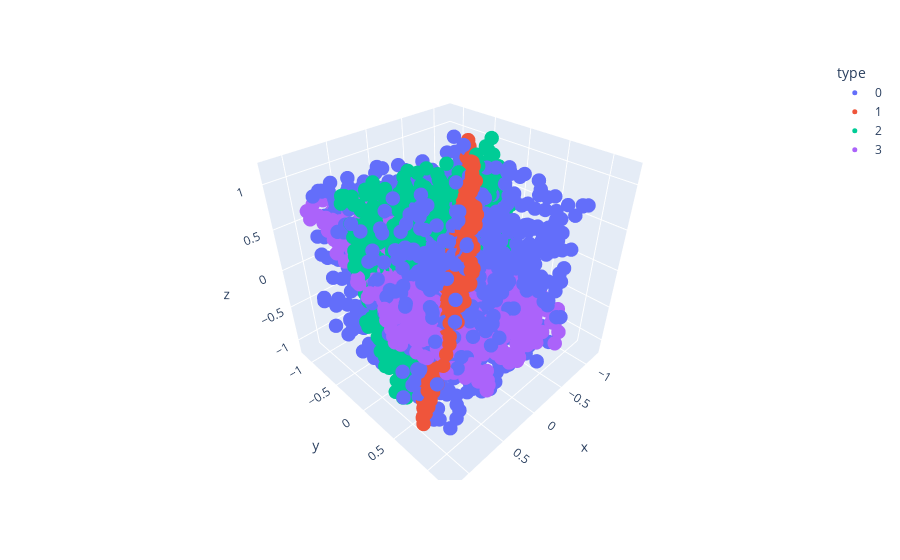

This figure's notebook cell:
### Code cell
df = pd.DataFrame(np.concatenate(orig_points, axis=0), columns=['x', 'y', 'z'])
df['type'] = sum([[f'{i}']*1000 for i in range(extra_modes+1)], [])
fig = px.scatter_3d(df, x='x', y='y', z='z', color='type', opacity=1)
fig.update_traces(marker={'size': 5})
fig.show()

### Figure 1 — Plotly figure (JSON) as saved in the notebook; plotly's stock layout.template omitted (floating-point values rounded to 4 significant figures; data arrays with more than 128 entries replaced by an {"elided": "..."} marker saying what was removed)
{"data": [{"hovertemplate": "type=0<br>x=%{x}<br>y=%{y}<br>z=%{z}<extra></extra>", "legendgroup": "0", "marker": {"color": "#636efa", "opacity": 1, "size": 5, "symbol": "circle"}, "mode": "markers", "name": "0", "scene": "scene", "showlegend": true, "type": "scatter3d", "x": {"elided": "1000 float values"}, "y": {"elided": "1000 float values"}, "z": {"elided": "1000 float values"}}, {"hovertemplate": "type=1<br>x=%{x}<br>y=%{y}<br>z=%{z}<extra></extra>", "legendgroup": "1", "marker": {"color": "#EF553B", "opacity": 1, "size": 5, "symbol": "circle"}, "mode": "markers", "name": "1", "scene": "scene", "showlegend": true, "type": "scatter3d", "x": {"elided": "1000 float values"}, "y": {"elided": "1000 float values"}, "z": {"elided": "1000 float values"}}, {"hovertemplate": "type=2<br>x=%{x}<br>y=%{y}<br>z=%{z}<extra></extra>", "legendgroup": "2", "marker": {"color": "#00cc96", "opacity": 1, "size": 5, "symbol": "circle"}, "mode": "markers", "name": "2", "scene": "scene", "showlegend": true, "type": "scatter3d", "x": {"elided": "1000 float values"}, "y": {"elided": "1000 float values"}, "z": {"elided": "1000 float values"}}, {"hovertemplate": "type=3<br>x=%{x}<br>y=%{y}<br>z=%{z}<extra></extra>", "legendgroup": "3", "marker": {"color": "#ab63fa", "opacity": 1, "size": 5, "symbol": "circle"}, "mode": "markers", "name": "3", "scene": "scene", "showlegend": true, "type": "scatter3d", "x": {"elided": "1000 float values"}, "y": {"elided": "1000 float values"}, "z": {"elided": "1000 float values"}}], "layout": {"legend": {"title": {"text": "type"}, "tracegroupgap": 0}, "margin": {"t": 60}, "scene": {"domain": {"x": [0, 1], "y": [0, 1]}, "xaxis": {"title": {"text": "x"}}, "yaxis": {"title": {"text": "y"}}, "zaxis": {"title": {"text": "z"}}}}}
